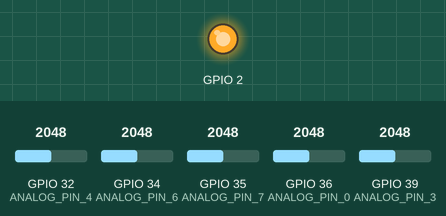
This sketch was run on a simulated ESP32. Parts: output pins drawn as LEDs (lit = HIGH). The inputs (shaded band) are chosen by the test bench; at power-on: GPIO 32 (ANALOG_PIN_4) = 2048, GPIO 34 (ANALOG_PIN_6) = 2048, GPIO 35 (ANALOG_PIN_7) = 2048, GPIO 36 (ANALOG_PIN_0) = 2048, GPIO 39 (ANALOG_PIN_3) = 2048. WiFi joins after 1.5 s; servers stay silent unless stated.

Above: at 1.64 s.
At 4.2 s:
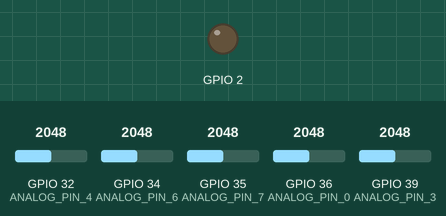
Timing chart, 0 to 8.4 s (numbered marks = the images above):
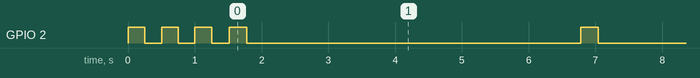

The sketch:

WiFiClient-NTC-v1.1.ino
```cpp
/*
 *  This sketch uses a ESP 32 measure temperatures using NTC and
 *  sends messages to a SignalK server
 *
 *  Ole W. Saastad
 *  v1.00 23 Aug 2022
 *  v1.01 26 Aug 2022 Polynomial eval macro.
 *  v1.02 27 Aug 2022 Fixed Temp to Kelvin, change width in dtostrf, check size.
 *  v1.03 16 Oct 2022 Added reset at regular intervals
 *  v1.04 24 Oct 2022 Cleaned code
 *  v1.05 29 Oct 2022 Added wifi disconnect before restart
 *  v1.06 01 Nov 2022 None debug build, no restart.
 *  v1.1  18 Aug 2023 New calibration of NTC, done by author using water and oven.
 *  v1.2  27 Aug 2023 Calibration onboard, using IR thermometer and live ADC count.
 *
 *  Select board ESP32 Arduino , NodeMCU-32S, Node32s,
 *  this project uses a 30 pin ESP32.
 *
 *  IDE Arduino 1.8.19
 *  ESP modules can be added with this string in settings "boards manager"
 *  https://raw.githubusercontent.com/espressif/arduino-esp32/gh-pages/package_esp32_index.json
 *
 *  Analog voltage is single ended and read by the ESP analog inputs.
 *
 *  SignalK uses UDP. The syntax is differ between ESP8622 and ESP32.
 *
 *
 *  Analog input and NTC negative temperature themistors.
 *
 *  https://randomnerdtutorials.com/esp32-adc-analog-read-arduino-ide/
 *  https://www.electronics-tutorials.ws/io/thermistors.html
 *
 *  To restart the ESP32 module:  ESP.restart();
 *
 */
//#define DEBUG ;

#define POLY2(x,a,b,c)     (a + b*x + c*x*x)
#define POLY3(x,a,b,c,d)   (a + b*x + c*x*x + d*x*x*x)
#define POLY4(x,a,b,c,d,e) (a + b*x + c*x*x + d*x*x*x + e*x*x*x*x)

// Analog Input on the ESP32, this board has many analog inputs.
#define ANALOG_PIN_0 36  // Pin GPIO D36 also VP
#define ANALOG_PIN_3 39  // Pin GPIO D39 also UN
#define ANALOG_PIN_4 32  // Pin GPIO D32
#define ANALOG_PIN_5 33  // Pin GPIO D33
#define ANALOG_PIN_6 34  // Pin GPIO D34
#define ANALOG_PIN_7 35  // Pin GPIO D35

#define MAX_SENSORS 6 // Maximum number of ADCs on channel 1
                      // ADC 2 cannot be used concurrent with wifi.
// Define the pins to use. Numbered to match pins consequtively.
const int adcpin[MAX_SENSORS] = {ANALOG_PIN_0, ANALOG_PIN_3, ANALOG_PIN_4, ANALOG_PIN_7, ANALOG_PIN_6, ANALOG_PIN_5};

/*
 * Signal K paths/names name of the temperature sensors, description of what
 * they measure. Temperatures in K.
 *
 * Set up the different SignalK names/paths which must be spec
 * compliant (see: https://signalk.org/specification/1.7.0/doc/vesselsBranch.html )
 *
 */
const char * signalk_keys[MAX_SENSORS] = {  // Only the N first is used if SENSORS (se below) < 6.
//********************************* SignalK path names  *****************************************************

   "propulsion.engine.coolantTemperature",        // propulsion/<RegExp>/coolantTemperature
   "propulsion.engine.temperature",               // propulsion/<RegExp>/temperature
   "propulsion.engine.exhaustTemperature",        // /vessels/<RegExp>/propulsion/<RegExp>/exhaustTemperature
   "environment.inside.engineRoom.temperature",   // environment/inside/[A-Za-z0-9]+/temperature
   "electrical.alternators.1.temperature"         // electrical/alternators/<RegExp>/temperature

//********************************* SignalK path names  *****************************************************
   };

/*
 * How many sensors are installed ?
*/
#define SENSORS 5 // Number of sensors currently. 6 sensors is the max when running wifi.


// ADC stuff
#include "driver/adc.h"
#include "esp_adc_cal.h"


// Including WiFi stuff
#include <WiFi.h>
#include <WiFiUdp.h>

/* WiFi network name and password */
const char * ssid = "openplotter";
const char * pwd  = "password";

// IP address to send UDP data to.
// it can be ip address of the server or
// Settings for SignalK port and SignalK server.
//const char * udpAddress = "192.168.1.160";
const char * udpAddress = "10.10.10.1"; // This is the openplotter address.
const int udpPort = 55558;  // Openplotter is listening on this port,
                            // port is set in Openplotter connections.
                            // Each of the wifi clients can have a unique user selectable port.

// Instanciate WiFi object
WiFiUDP Udp;

//
short Resetcount=60; // at 5 sek interval 60*5=300 sek or  5 min

/*
 * Init start. The setup function is run at start and all initialisations must be done here.
 */


void setup() {
    pinMode(LED_BUILTIN, OUTPUT); // Initialize the LED_BUILTIN pin as an output
#ifdef DEBUG
    Serial.begin(115200);
#endif


#ifdef DEBUG
    Serial.println("Setting up ADC");
#endif
 // Set up ADC1 and its channels, restart ESP if errors.
    // Set 12 bits (4096) values
    if (adc1_config_width(ADC_WIDTH_BIT_12) != ESP_OK) ESP.restart();
    // Set all channels to 11 dB attenuation,
    // 11 dB attenuation (ADC_ATTEN_DB_11) gives full-scale voltage 3.9 V

    // esp_err_t status;
    // status = adc1_config_channel_atten(ADC1_CHANNEL_0, ADC_ATTEN_DB_11);
    // if (status != ESP_OK) ESP.restart();
    // if (adc1_config_channel_atten(ADC1_CHANNEL_5, ADC_ATTEN_DB_11) != ESP_OK) ESP.restart();

    if (adc1_config_channel_atten(ADC1_CHANNEL_0, ADC_ATTEN_DB_11) != ESP_OK) ESP.restart();
    if (adc1_config_channel_atten(ADC1_CHANNEL_1, ADC_ATTEN_DB_11) != ESP_OK) ESP.restart();
    if (adc1_config_channel_atten(ADC1_CHANNEL_2, ADC_ATTEN_DB_11) != ESP_OK) ESP.restart();
    if (adc1_config_channel_atten(ADC1_CHANNEL_3, ADC_ATTEN_DB_11) != ESP_OK) ESP.restart();
    if (adc1_config_channel_atten(ADC1_CHANNEL_4, ADC_ATTEN_DB_11) != ESP_OK) ESP.restart();
    if (adc1_config_channel_atten(ADC1_CHANNEL_5, ADC_ATTEN_DB_11) != ESP_OK) ESP.restart();

#ifdef DEBUG
    Serial.println("ADC setup OK");
#endif


  //Connect to the WiFi network
    WiFi.begin(ssid, pwd);
#ifdef DEBUG
    Serial.println("");
#endif

  // Wait for connection
   while (WiFi.status() != WL_CONNECTED) {
      digitalWrite(LED_BUILTIN, HIGH); // Turn the LED on while we try to connect
      delay(250);
      digitalWrite(LED_BUILTIN, LOW); // Turn the LED off by making the voltage LOW.
      delay(250);
#ifdef DEBUG
      Serial.print(".");
#endif
   } // end while wifi connection.

#ifdef DEBUG
    Serial.println("");
    Serial.print("Connected to ");
    Serial.println(ssid);
    Serial.print("IP address: ");
    Serial.println(WiFi.localIP());
#endif
  //This initializes udp and transfer buffer
    Udp.begin(udpPort);
    delay(10);


} /* End function setup */


void Send_to_SignalK(String path, float value){
    String cmd;
    char valuestring[6]; // Must be long enough to accomodate the number. Length of "289.2" is 5 so this is ok with dtostrf().
    int len;

  // SignalK selected keys expects the temperaure in Kelvin.
    value+=273.15;

  // Prepage the SignalK string to send.
    cmd = "{\"updates\": [{\"$source\": \"ESP32\",\"values\":[ {\"path\":\"";
    cmd += path; cmd += "\","; cmd += "\"value\":";
    dtostrf(value,4,1,valuestring); // Convert float to a string, width need
                                    // to be enough, overflow cause abort.
    cmd += valuestring;
    cmd += "}]}]}\0";
    len=cmd.length(); // Get the lenght of message, needed by the udp write.
#ifdef DEBUG
    Serial.print("JSON string "); Serial.println(cmd);
    Serial.print("Length of JSON string "); Serial.println(len);
#endif
  //data will be sent to the SignalK server
    uint8_t buffer[len];        // Buffer to hold the cmd string characters.
    memcpy(buffer,&cmd[0],len); // Convert from string to bytes, udp.write don't
                                // accept string type buffer as input.
    //send buffer to server
    Udp.beginPacket(udpAddress, udpPort);
    Udp.write(buffer, len); // UDP write will only write sequence of bytes.
    Udp.endPacket();
    delay(10);
} /* End Send_to_SignalK */


// Calibration from ADC count to degree °C.
float cal(uint16_t adc) {

  float result;
  if (adc <  1160) { // For low temperatures, allow extrapolation below freezing.
    const double a1 =  0.0249230111206159 ; // even without calibration points.
    const double b1 = -9.75697177074422 ;   // Not perfect but better than just set to 0.

    result = (float) (a1*(double)adc + b1) ; // ax+b

  }
  else {  // If adc > 1160, temperatures of interest for operating the engine.
  // Second order polynomial a + bx + cx² one for each sensor.
  const double a2 =  45.1020401080492;    // Constant, a for 0,1,2,3,.. th sensor
  const double b2 =  -0.0554304542547959; // 1. order coef, b for 0,1,2,3,.. th sensor
  const double c2 =   2.94317866506764e-5; // 2. order coef, c for 0,1,2,3,.. th sensor


  result = (float)POLY2((double)adc, a2, b2, c2); // a+bx+bx²
  }

  // Used for calibration, this is the read ADC count at measured temerature.
  // result=(float)adc/10.0;

#ifdef DEBUG
  Serial.print("adc value");
  Serial.print(adc);
  Serial.print("  Return value, cal ");
  Serial.println(result);
#endif

  return result;  // Return the temperature calulated.
}


void TemperatureLoop() {    // Loop through all the sensors.
  uint16_t sensor[SENSORS]; // Maximum number of sensors used
  float temp[SENSORS];      // Keep temperatures in an array
   // Loop through the NTC sensors
  for(int j=0;j<SENSORS;j++) {
    // Average over a number of samples, 200 samples seems to work nice.
    uint32_t  sum=0; // ESP32 uses 32 bit int.
    for(int k=0;k<200;k++) sum += analogRead(adcpin[j]); // sum need 32 bit int.
    sensor[j] = sum/200;
    temp[j] = cal(sensor[j]);  // Convert from ADC count to temperature.
#ifdef DEBUG
    Serial.print("Sensor "); Serial.print(j);
    Serial.print("  : "); Serial.print(sensor[j]);
    Serial.print(", "); Serial.print(temp[j]); Serial.println("°C");
#endif
    Send_to_SignalK(signalk_keys[j], temp[j]);  // Send the key with its
                                                // temperature to the SignalK sever.
  } // End for, looping through sensors
} // End function TemperatureLoop


// The infinite loop start here, Arduino IDE has no main()

void loop() {
  digitalWrite(LED_BUILTIN, HIGH); // Turn the LED on while we transfer the data.
#ifdef DEBUG
  Serial.println("Read voltage as ADC count");
#endif
  TemperatureLoop();

  delay(100); digitalWrite(LED_BUILTIN, LOW); // Turn the LED off by making the voltage LOW.
#ifdef DEBUG
  Serial.println("wait 1 sec...");  // This high refresh rate (1sec) put a load in the SignalK server.
  delay(1000);  //
#else
  delay(5000); // 5 sec delay, update only every 5th second.
#endif
/*
  if ((Resetcount--) == 0){
    WiFi.disconnect();
    delay(10000);
    ESP.restart(); // Reset at some intervals to keep it up at all times.
  }
*/
}  /* End loop function, this is the only thread the controller run  */


// End sketch.
```

Measured:
- by itself, GPIO 2: goes 3 × (LOW 0.25 s, HIGH 0.25 s), 24 × (LOW 5.0 s, HIGH 0.26 s), then LOW
